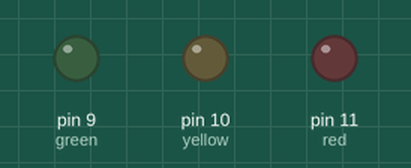
A sketch run on a simulated Arduino Uno, built with avr-gcc and run on an emulated ATmega328P. On the bench: output pins drawn as LEDs (lit = HIGH).

Above: at 0.05 s.
At 0.4 s:
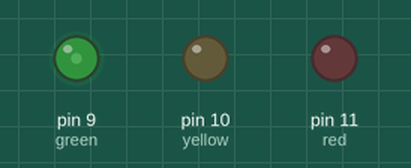
At 0.8 s:
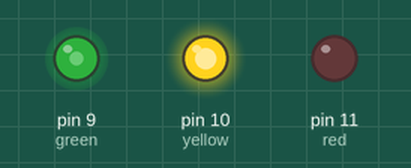
At 1.6 s:
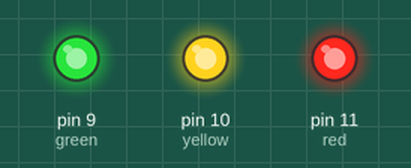
At 2.35 s:
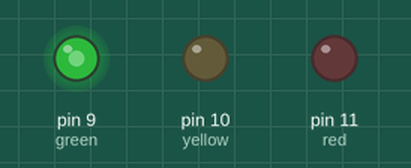
At 3.15 s:
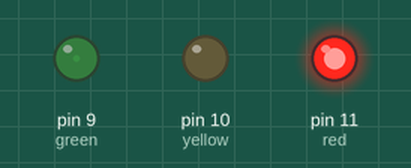
Timing chart, 0 to 7.3 s (numbered marks = the images above):
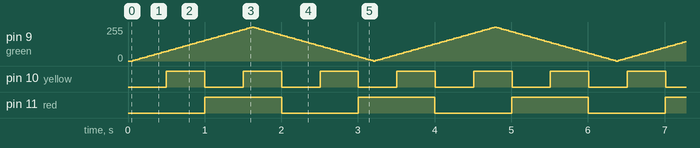

The sketch:

Works_010.ino
```cpp
/*
*  Arduino Workshop
 * Works_010
*  Tasking multiple things (2)
 */

/*
*  Previous example doesn't blink all LEDs at the same time.
 *
*  This sketch will show you first step into multi-tasking; the state machine.
 * State machine basically checks on current state of a certain pins, such as
*  LED pins, and depending on the state of the pin, a machine does certain
 * operation.
*/

/* Variables */
const static int green = 9;
const static int yellow = 10;
const static int red = 11;
static int yellowState = LOW;
static int redState = LOW;

long lastCheck_G = 0;
long lastCheck_Y = 0;
long lastCheck_R = 0;
long interval_G = 30;
long interval_Y = 500;
long interval_R = 1000;

static int brightness_G = 0;
static int fadeAmount_G = 5;

void setup()
{
  pinMode(green, OUTPUT);
  pinMode(yellow, OUTPUT);
  pinMode(red, OUTPUT);
}

void loop()
{
  unsigned long currentCheck = millis();

  if(currentCheck - lastCheck_G > interval_G)
  {
    lastCheck_G = currentCheck;
    analogWrite(green, brightness_G);
    brightness_G = brightness_G + fadeAmount_G;

    if (brightness_G <= 0 || brightness_G >= 255)
    {
      fadeAmount_G = -fadeAmount_G;
    }
  }

  if(currentCheck - lastCheck_Y > interval_Y)
  {
    lastCheck_Y = currentCheck;
    yellowState = !yellowState;

    digitalWrite(yellow, yellowState);
  }

  if(currentCheck - lastCheck_R > interval_R)
  {
    lastCheck_R = currentCheck;
    redState = !redState;

    digitalWrite(red, redState);
  }
}
```

Measured:
- by itself, pin 10 (yellow): alternates HIGH for 0.50 s and LOW for 0.50 s
- by itself, pin 11 (red): alternates HIGH for 1.0 s and LOW for 1.0 s
